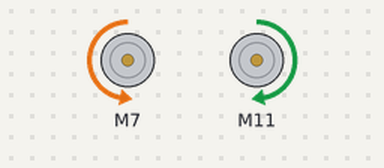
A sketch run on a simulated Arduino Uno, built with avr-gcc and run on an emulated ATmega328P. On the bench: 2 × DC motor (green arrow = forward, orange = backward, longer = faster).

Above: at 0.05 s.
Timing chart, 0 to 11.5 s (numbered marks = the images above):
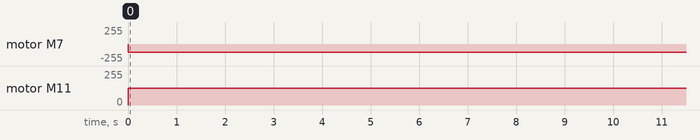

The sketch:

motor_test.ino
```cpp
#include <SparkFun_TB6612.h>


#define AIN1 7
#define BIN1 11
#define AIN2 8
#define BIN2 12
#define PWMA 9
#define PWMB 10
#define STBY 13

// offsets?
const int offsetA = 1;
const int offsetB = 1;

Motor motor1 = Motor(AIN1, AIN2, PWMA, offsetA, STBY);
Motor motor2 = Motor(BIN1, BIN2, PWMB, offsetB, STBY);

void setup()
{

}


void loop()
{
   //Use of the drive function which takes as arguements the speed
   //and optional duration.  A negative speed will cause it to go
   //backwards.  Speed can be from -255 to 255.  Also use of the
   //brake function which takes no arguements.
    left(motor1, motor2, 255);
    delay(10000);
    right(motor1, motor2, 255);


  //  //Use of the drive function which takes as arguements the speed
  //  //and optional duration.  A negative speed will cause it to go
  //  //backwards.  Speed can be from -255 to 255.  Also use of the
  //  //brake function which takes no arguements.
  //  motor2.drive(255,1000);
  //  motor2.drive(-255,1000);
  //  motor2.brake();
  //  delay(1000);

  //  //Use of the forward function, which takes as arguements two motors
  //  //and optionally a speed.  If a negative number is used for speed
  //  //it will go backwards
  //  forward(motor1, motor2, 150);
  //  delay(1000);

  //  //Use of the back function, which takes as arguments two motors
  //  //and optionally a speed.  Either a positive number or a negative
  //  //number for speed will cause it to go backwards
  //  back(motor1, motor2, -150);
  //  delay(1000);

  //  //Use of the brake function which takes as arguments two motors.
  //  //Note that functions do not stop motors on their own.
  //  brake(motor1, motor2);
  //  delay(1000);

  //  //Use of the left and right functions which take as arguements two
  //  //motors and a speed.  This function turns both motors to move in
  //  //the appropriate direction.  For turning a single motor use drive.

  //  //Use of brake again.
  //  brake(motor1, motor2);
  //  delay(1000);

}
```

Measured:
- by itself, motor M7: stopped → backward 127/255 at 0.00 s
- by itself, motor M11: stopped → forward 127/255 at 0.00 s
